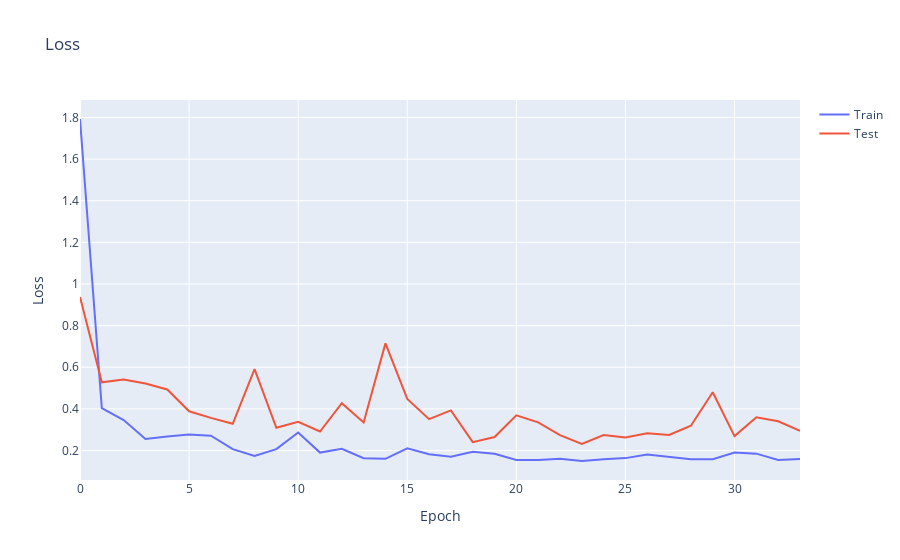

Write notebook code for a chart like this one.
### Code cell
# Plot the loss and the MAE
fig = go.Figure()
fig.add_trace(go.Scatter(x=history.epoch, y=history.history['loss'], mode='lines', name='Train'))
fig.add_trace(go.Scatter(x=history.epoch, y=history.history['val_loss'], mode='lines', name='Test'))
fig.update_layout(title='Loss', xaxis_title='Epoch', yaxis_title='Loss')
fig.show()

### Figure 1 — Plotly figure (JSON) as saved in the notebook; plotly's stock layout.template omitted (floating-point values rounded to 4 significant figures)
{"data": [{"mode": "lines", "name": "Train", "type": "scatter", "x": [0, 1, 2, 3, 4, 5, 6, 7, 8, 9, 10, 11, 12, 13, 14, 15, 16, 17, 18, 19, 20, 21, 22, 23, 24, 25, 26, 27, 28, 29, 30, 31, 32, 33], "y": [1.793, 0.4033, 0.3464, 0.2555, 0.2677, 0.2765, 0.2708, 0.2067, 0.1733, 0.2065, 0.2864, 0.1899, 0.2083, 0.1631, 0.1601, 0.2106, 0.1818, 0.1705, 0.1935, 0.1842, 0.1547, 0.1538, 0.1604, 0.1495, 0.1578, 0.1633, 0.1802, 0.17, 0.1577, 0.1583, 0.1898, 0.1849, 0.1546, 0.1587]}, {"mode": "lines", "name": "Test", "type": "scatter", "x": [0, 1, 2, 3, 4, 5, 6, 7, 8, 9, 10, 11, 12, 13, 14, 15, 16, 17, 18, 19, 20, 21, 22, 23, 24, 25, 26, 27, 28, 29, 30, 31, 32, 33], "y": [0.9377, 0.5276, 0.5413, 0.5219, 0.4931, 0.3883, 0.3569, 0.3282, 0.5908, 0.3089, 0.3376, 0.2912, 0.4271, 0.335, 0.7147, 0.4475, 0.3507, 0.3928, 0.2402, 0.2648, 0.3692, 0.3353, 0.274, 0.2321, 0.2746, 0.2628, 0.2832, 0.2742, 0.3191, 0.4798, 0.2692, 0.3598, 0.3403, 0.2945]}], "layout": {"title": {"text": "Loss"}, "xaxis": {"title": {"text": "Epoch"}}, "yaxis": {"title": {"text": "Loss"}}}}
